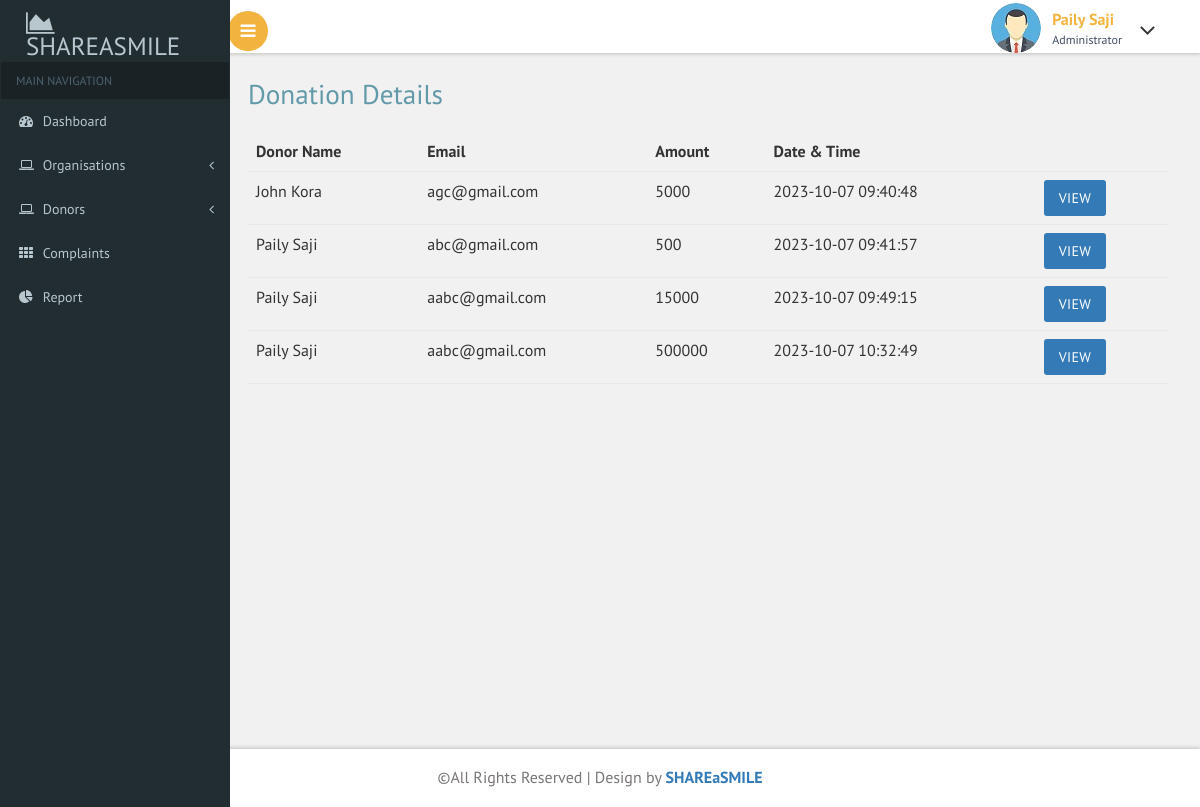
/admin/donationdetails.php, run on an earlier commit of the app's database.
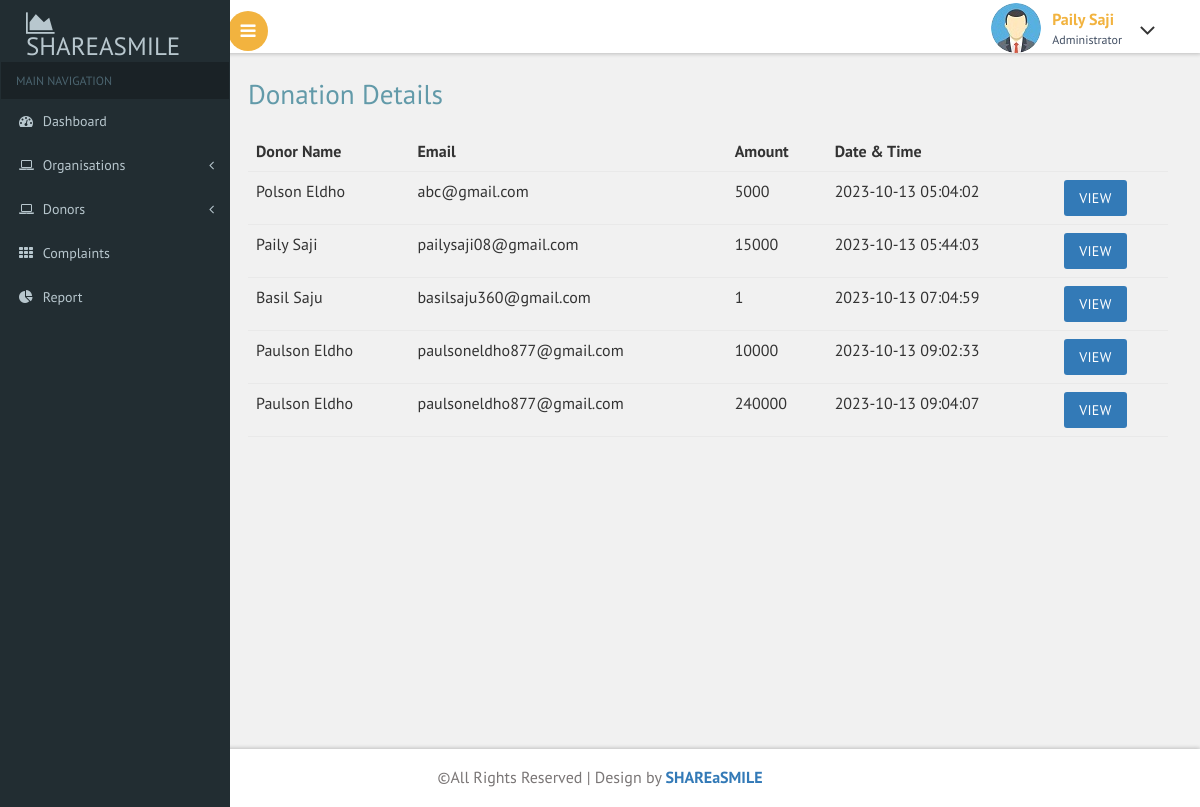
And on a later commit of the database.
### tables this page shows
CREATE TABLE `payment` (
  `payment_id` int(11) NOT NULL,
  `full_name` varchar(100) NOT NULL,
  `email` varchar(100) NOT NULL,
  `phone_number` varchar(15) NOT NULL,
  `city` varchar(100) NOT NULL,
  `address` varchar(500) NOT NULL,
  `amount` varchar(20) NOT NULL,
  `payment_status` int(11) NOT NULL,
  `donor_email` varchar(50) NOT NULL,
  `organization_email` varchar(500) NOT NULL,
  `donation_id` int(11) NOT NULL,
  `time_stamp` timestamp NOT NULL DEFAULT current_timestamp()
);

### admin/donationdetails.php (the view)
<?php
include("header.php");
?>
<div id="page-wrapper">
    <div class="main-page">
        <h2 class="title1">Donation Details</h2>
        <table class="table table-hover">
            <thead>
                <th>Donor Name</th>
                <th>Email</th>
                <th>Amount</th>
                <th>Date & Time</th>
                <th></th>
            </thead>
            <tbody>
                <?php
                require("connect.php");
                $sql = "SELECT * FROM payment";
                $res = mysqli_query($conn, $sql);
                if (mysqli_num_rows($res) > 0) {
                    while ($row = mysqli_fetch_assoc($res)) {
                        ?>
                        <tr>
                            <td><?php echo $row['full_name'] ?></td>
                            <td><?php echo $row['email'] ?></td>
                            <td><?php echo $row['amount'] ?></td>
                            <td><?php echo $row['time_stamp'] ?></td>
                            <td><a class="btn btn-primary"
                                    href="fulldetails.php?id=<?php echo $row['payment_id'] ?>&donation_id=<?php echo $row['donation_id']; ?>">View</a>
                            </td>
                        </tr>
                        <?php
                    }
                }
                ?>
            </tbody>
        </table>
    </div>
</div>
<?php
include("footer.php");
?>

What changed in the data, as far as the page shows it:
removed payment: full_name "John Kora", email "agc@gmail.com", amount "5000", time_stamp "2023-10-07 09:40:48"
removed payment: full_name "Paily Saji", email "abc@gmail.com", amount "500", time_stamp "2023-10-07 09:41:57"
removed payment: full_name "Paily Saji", email "aabc@gmail.com", amount "15000", time_stamp "2023-10-07 09:49:15"
removed payment: full_name "Paily Saji", email "aabc@gmail.com", amount "500000", time_stamp "2023-10-07 10:32:49"
added payment: full_name "Polson Eldho", email "abc@gmail.com", amount "5000", time_stamp "2023-10-13 05:04:02"
added payment: full_name "Paily Saji", email "pailysaji08@gmail.com", amount "15000", time_stamp "2023-10-13 05:44:03"
added payment: full_name "Basil Saju", email "basilsaju360@gmail.com", amount "1", time_stamp "2023-10-13 07:04:59"
added payment: full_name "Paulson Eldho", email "paulsoneldho877@gmail.com", amount "10000", time_stamp "2023-10-13 09:02:33"
added payment: full_name "Paulson Eldho", email "paulsoneldho877@gmail.com", amount "240000", time_stamp "2023-10-13 09:04:07"
